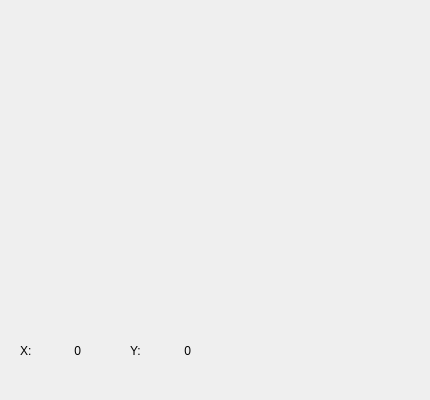
<?xml version="1.0" encoding="UTF-8"?>
<ui version="4.0">
<class>MainWindow</class>
<widget class="QMainWindow" name="MainWindow">
  <property name="geometry">
   <rect>
    <x>0</x>
    <y>0</y>
    <width>430</width>
    <height>400</height>
   </rect>
  </property>
  <property name="minimumSize">
   <size>
    <width>430</width>
    <height>400</height>
   </size>
  </property>
  <property name="maximumSize">
   <size>
    <width>800</width>
    <height>800</height>
   </size>
  </property>
  <property name="windowTitle">
   <string>Basic Component py</string>
  </property>
  <widget class="QWidget" name="centralwidget">
    <widget class="QWidget" name="verticalLayoutWidget">
    <property name="geometry">
     <rect>
      <x>20</x>
      <y>30</y>
      <width>361</width>
      <height>301</height>
     </rect>
    </property>
    <layout class="QVBoxLayout" name="tlLayout"/>
   </widget>
   <widget class="QLabel" name="XLabel">
    <property name="geometry">
     <rect>
      <x>20</x>
      <y>340</y>
      <width>21</width>
      <height>21</height>
     </rect>
    </property>
    <property name="text">
     <string>X:</string>
    </property>
   </widget>
   <widget class="QLabel" name="YLabel">
    <property name="geometry">
     <rect>
      <x>130</x>
      <y>340</y>
      <width>21</width>
      <height>21</height>
     </rect>
    </property>
    <property name="text">
     <string>Y:</string>
    </property>
   </widget>
  <widget class="QLabel" name="XValue">
    <property name="geometry">
     <rect>
      <x>40</x>
      <y>340</y>
      <width>41</width>
      <height>21</height>
     </rect>
    </property>
    <property name="text">
     <string>0</string>
    </property>
    <property name="alignment">
     <set>Qt::AlignRight|Qt::AlignTrailing|Qt::AlignVCenter</set>
    </property>
  </widget>
   <widget class="QLabel" name="YValue">
    <property name="geometry">
     <rect>
      <x>150</x>
      <y>340</y>
      <width>41</width>
      <height>21</height>
     </rect>
    </property>
    <property name="text">
     <string>0</string>
    </property>
    <property name="alignment">
     <set>Qt::AlignRight|Qt::AlignTrailing|Qt::AlignVCenter</set>
    </property>
   </widget>
   <widget class="QWidget" name="verticalLayoutWidget_2">
    <property name="geometry">
     <rect>
      <x>350</x>
      <y>320</y>
      <width>80</width>
      <height>80</height>
     </rect>
    </property>
    <layout class="QVBoxLayout" name="logoLayout">
     <property name="spacing">
      <number>0</number>
     </property>
    </layout>
   </widget>
  </widget>
 </widget>
<resources>
  <include location="../resources/resources.qrc"/>
</resources>
 <connections/>
</ui>
